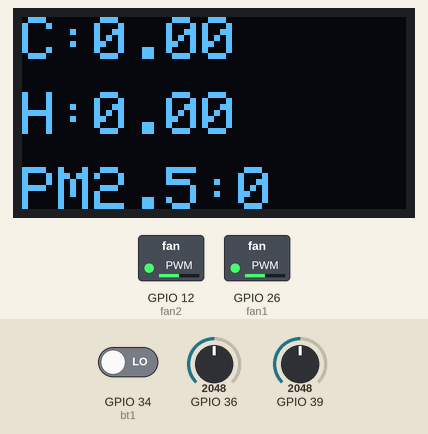
The sketch below on a simulated ESP32. Parts: 128×64 one-colour display, switched loads named in the sketch (green lamp = pin HIGH). The inputs (shaded band) are chosen by the test bench; at power-on: GPIO 34 (bt1) LOW, GPIO 36 = 2048, GPIO 39 = 2048. What the sketch prints to the serial monitor is not drawn.

Above: at 2.7 s.
2.8 s: GPIO 34 (bt1) driven HIGH
At 4.0 s:
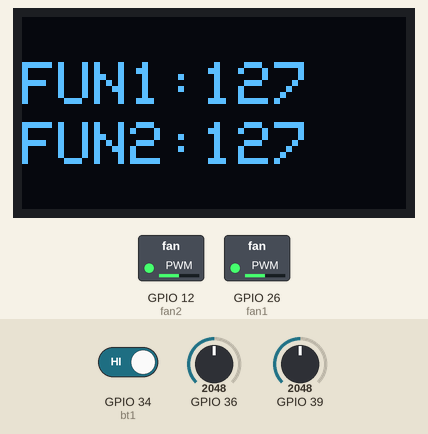
4.3 s: GPIO 36 set to 2866
At 4.9 s:
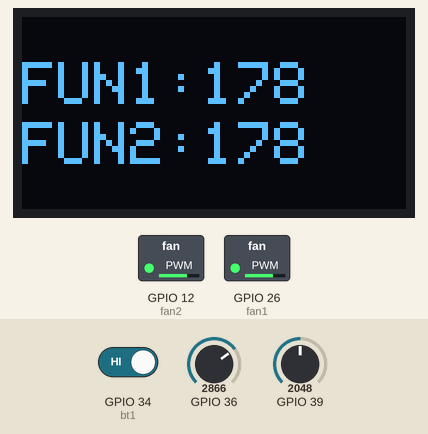
5.8 s: GPIO 36 set to 3603
At 6.7 s:
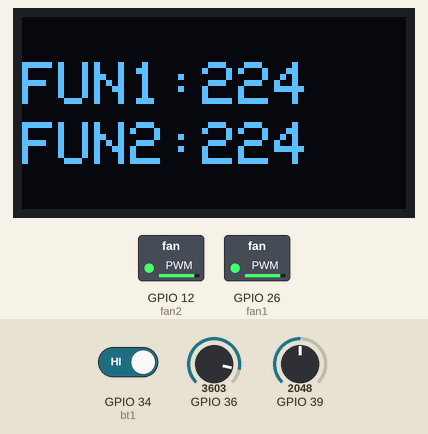
7.3 s: GPIO 36 set to 491
At 8.2 s:
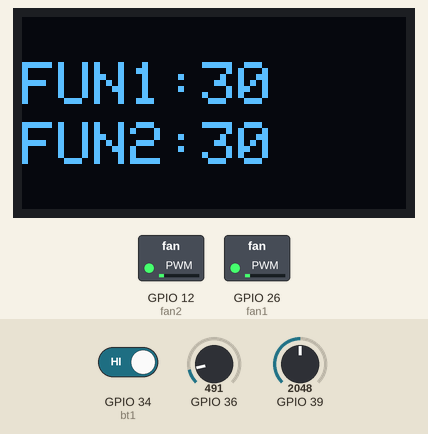
8.8 s: GPIO 36 set to 0
At 10.0 s:
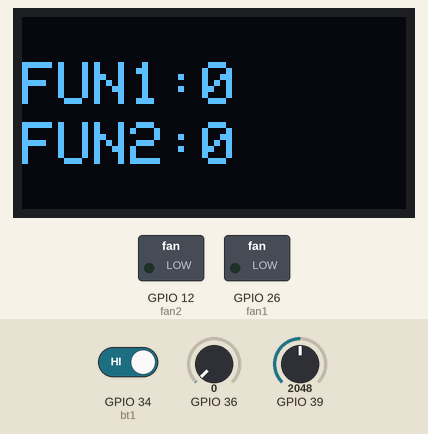
10.3 s: GPIO 36 set to 2047
At 11.6 s:
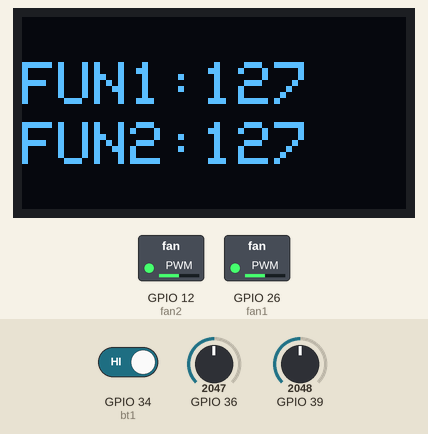
Timing chart, 0 to 12.8 s (numbered marks = the images above; inputs shaded):
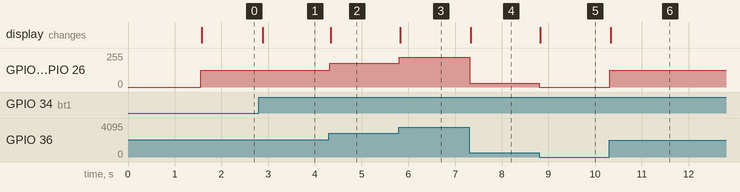

The sketch:

PMS5003T_OLED_sh1106_ESP32_1.ino
```cpp
#include <SPI.h>
#include <Wire.h>
#include <Adafruit_GFX.h>
#include <Adafruit_SH1106.h>
#include <analogWrite.h>
#include <Bounce.h>
//SPI
#define OLED_MOSI  23
#define OLED_CLK   18
#define OLED_DC    4
#define OLED_CS    15
#define OLED_RESET 5
Adafruit_SH1106 display(OLED_MOSI, OLED_CLK, OLED_DC, OLED_RESET, OLED_CS);

unsigned char gucRxBuf[100];
unsigned int pmcount25;
float temp=0.0;
float humi=0.0;
//PM:RX-->GPIO17 TX-->GPIO16

const int fan1 = 26;
const int fan2 = 12;
int in1,in2,fan1_speed,fan2_speed;
const int bt1 =34;
Bounce bts1=Bounce(34, 50);
int btany=0;
void setup() {
  Serial.begin(9600);
  Serial2.begin(9600);
  pinMode(fan1,OUTPUT);
  pinMode(fan2,OUTPUT);
  pinMode(in1,INPUT);
  pinMode(in2,INPUT);
  pinMode(bt1,INPUT);
  display.begin(SH1106_SWITCHCAPVCC);
  display.clearDisplay();
  display.setTextSize(3);
  display.setTextColor(WHITE);
  display.setCursor(25,20);
  display.println("Hello");
  display.display();
  delay(1500);
}
void loop() {
  in1=analogRead(39);
  in2=analogRead(36);
  fan1_speed = in1*(255 / 4095.0);
  fan2_speed = in2*(255 / 4095.0);
  analogWrite(fan1,fan2_speed);
  analogWrite(fan2,fan2_speed);
  //Serial.print("fan_speed:");
  //Serial.println(fan_speed);
  pm();
  OLED();
  }
```

OLED.ino
```cpp
void OLED(){
  if(bts1.update() == true && bts1.read() == HIGH){
    if(btany==1){
      btany-=1;
      }else
      {
        btany+=1;
        }
  }
  Serial.print("btany:");
  Serial.println(btany);
 switch (btany) {
  case 0:
  display.clearDisplay();
  display.setTextSize(2);
  display.setTextColor(WHITE);
  display.setCursor(0,0);
  display.print("C:");
  display.println(temp);
  display.setTextSize(2);
  display.setTextColor(WHITE);
  display.setCursor(0,25);
  display.print("H:");
  display.println(humi);
  display.setTextSize(2);
  display.setTextColor(WHITE);
  display.setCursor(0,50);
  display.println("PM2.5:"+String(pmcount25));
  display.display();
  break;
  case 1:
  display.clearDisplay();
  display.setTextSize(2);
  display.setTextColor(WHITE);
  display.setCursor(0,15);
  display.print("FUN1:");
  display.println(fan2_speed);
  display.setTextSize(2);
  display.setTextColor(WHITE);
  display.setCursor(0,35);
  display.print("FUN2:");
  display.println(fan2_speed);
  display.display();
  break;
        }
  }
```

PM.ino
```cpp
void pm(){
if(Serial2.available()){
    delay(100);
    unsigned char i=0;
    while(Serial2.available()){
      gucRxBuf[i] = Serial2.read();
      i++;
    }
    if (((gucRxBuf[0]==0x42)&&(gucRxBuf[1]==0x4d))&&(i>=12)){
      int chksum=0;
      unsigned char DTL=(gucRxBuf[2]<<8)+gucRxBuf[3];
      for(unsigned char i=0;i<(DTL+2);i++){chksum += gucRxBuf[i];}
      unsigned char csH = (chksum>>8);
      unsigned char csL = (chksum&0xFF);
      if((csH==gucRxBuf[DTL+2])&&(csL==gucRxBuf[DTL+3])){
        Serial.println("========= PMS5003T =========");
        pmcount25=gucRxBuf[22]*256+gucRxBuf[23];
        temp=(float)(gucRxBuf[24]*256+gucRxBuf[25])/10;
        humi=(float)(gucRxBuf[26]*256+gucRxBuf[27])/10;
        Serial.print("PMcount2.5:");   Serial.println(pmcount25);
        Serial.print("Temperature:");  Serial.print(temp,1);       Serial.println(" C");
        Serial.print("Humidity:");     Serial.print(humi,1);       Serial.println(" %");
      }
      else{
        Serial2.flush();//資料傳送完畢才會往下執行
      }
    }
    else{
      Serial2.flush();
    }
   }
  }
```

Measured:
- after the input at 2.8 s, the display: changes after 0.08 s (image 1)
- after the input at 4.3 s, GPIO 12 (fan2), GPIO 26 (fan1): 127/255 → 178/255 at once; the display: changes at once (image 2)
- after the input at 5.8 s, GPIO 12 (fan2), GPIO 26 (fan1): 178/255 → 224/255 at once; the display: changes at once (image 3)
- after the input at 7.3 s, GPIO 12 (fan2), GPIO 26 (fan1): 224/255 → 30/255 at once; the display: changes at once (image 4)
- after the input at 8.8 s, GPIO 12 (fan2), GPIO 26 (fan1): 30/255 → 0/255 at once; the display: changes at once (image 5)
- after the input at 10.3 s, GPIO 12 (fan2), GPIO 26 (fan1): 0/255 → 127/255 at once; the display: changes at once (image 6)
